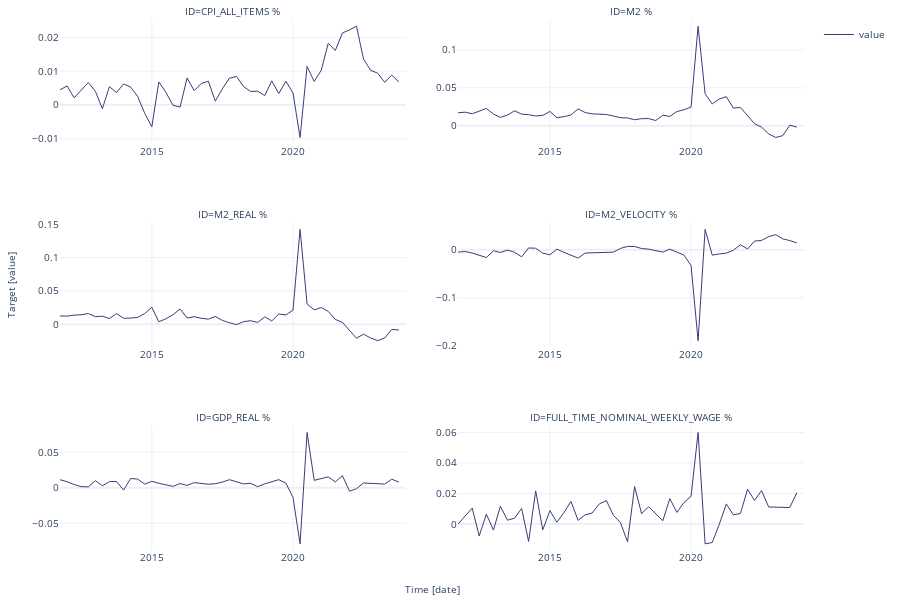

The notebook cell this image was saved under:
### Code cell
StatsForecast.plot(inflation_direct_data_long, id_col="ID",
                   time_col="date", target_col="value", engine="plotly", max_insample_length=50)
